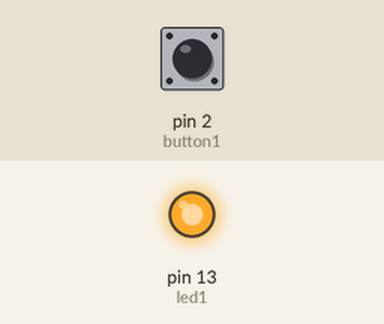
The sketch below on a simulated Arduino Uno, built with avr-gcc and run on an emulated ATmega328P. Parts: output pins drawn as LEDs (lit = HIGH). The test bench sets the inputs (shaded band); at power-on: pin 2 (button1) LOW.

Above: at 1.2 s.
1.3 s: pin 2 (button1) pulled HIGH for 0.15 s
At 1.8 s:
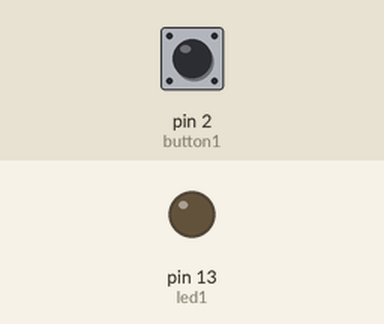
2.9 s: pin 2 (button1) pulled HIGH for 1 s
At 4.2 s:
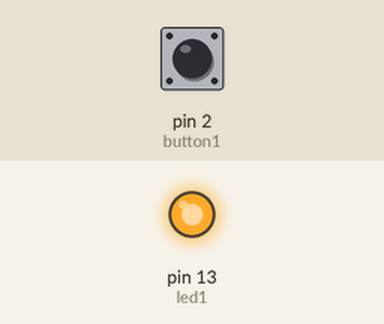
5.4 s: pin 2 (button1) pulled HIGH for 3.2 s
At 6.1 s:
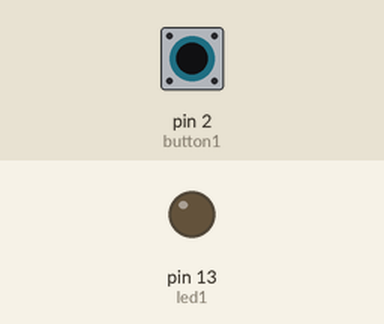
Timing chart, 0 to 8.4 s (numbered marks = the images above; inputs shaded):
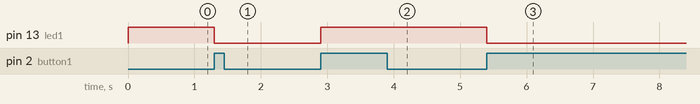

Measured:
- after the input at 1.3 s, pin 13 (led1): HIGH → LOW at once
- after the input at 2.9 s, pin 13 (led1): LOW → HIGH at once
- after the input at 5.4 s, pin 13 (led1): HIGH → LOW at once

The sketch:

Lab06-GPIO-and-External-Interrupts-part1.ino
```cpp
const int led1 = 13;
const int button1 = 2;

unsigned long now;
unsigned long before;

volatile boolean led_state = 1;
int debounce_limit = 300;

void setup() {
  pinMode(led1, OUTPUT);
  pinMode(button1, INPUT);
  before = millis();
  attachInterrupt(digitalPinToInterrupt(button1), interrupt_handler, RISING);
}

void loop() {
  digitalWrite(led1, led_state);
}

void interrupt_handler() {
  now = millis();
  if( (now - before) > debounce_limit) {
    before = now;
    led_state = !led_state;
  }
}
```
